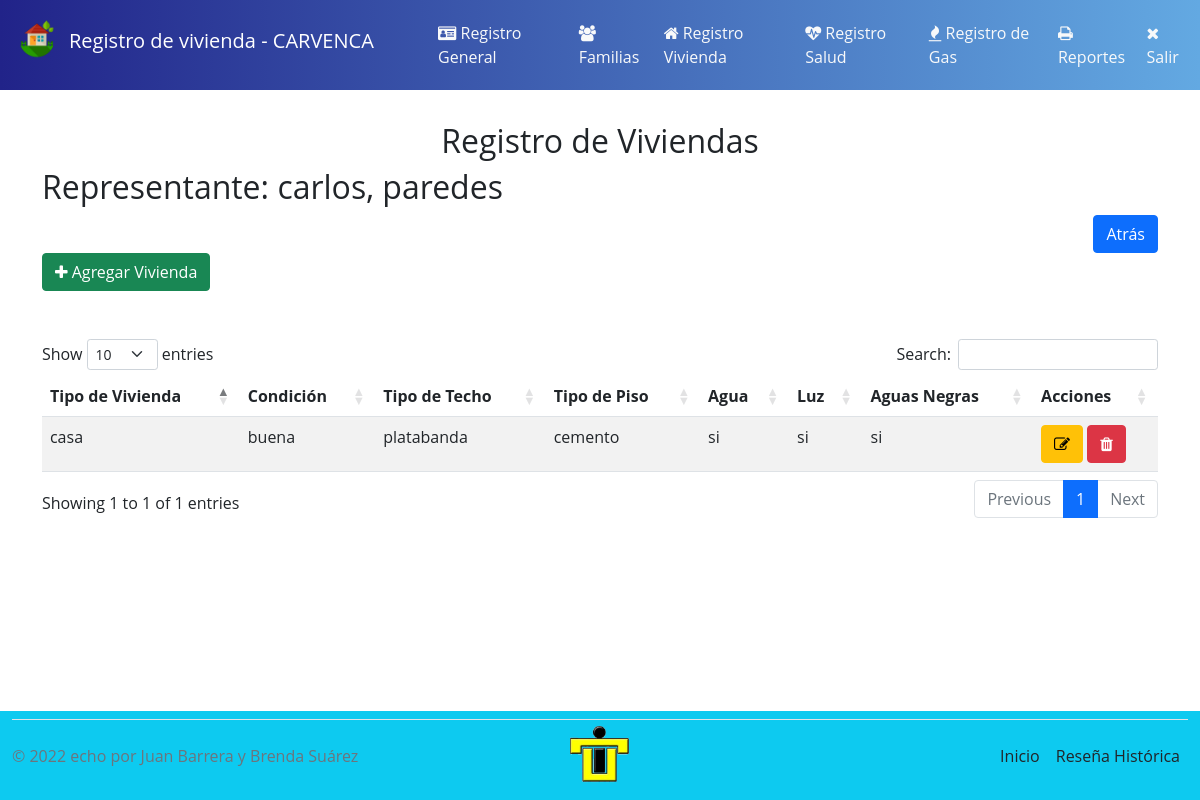
/vivienda.php?persona=13 (signed in), run on the app's committed database.
### tables this page shows
CREATE TABLE `general`  (
  `cedula` varchar(40) NOT NULL,
  `nombre` varchar(45) NOT NULL,
  `apellido` varchar(45) NOT NULL,
  `sexo` varchar(30) NOT NULL,
  `nacimiento` date NOT NULL,
  `edoCivil` varchar(40) NOT NULL,
  `telefono` int NOT NULL,
  `jefeFamilia` int NULL DEFAULT 0,
  PRIMARY KEY (`cedula`) USING BTREE
);

CREATE TABLE `vivienda`  (
  `NoVivienda` varchar(20) NOT NULL,
  `cedula` varchar(40) NOT NULL,
  `tipoVivienda` varchar(30) NOT NULL,
  `condicion` varchar(25) NOT NULL,
  `tipoTecho` varchar(25) NOT NULL,
  `tipoPiso` varchar(20) NOT NULL,
  `agua` varchar(30) NOT NULL,
  `luz` varchar(30) NOT NULL,
  `aguasNegras` varchar(20) NOT NULL,
  PRIMARY KEY (`NoVivienda`) USING BTREE,
  INDEX `cedulaVivienda`(`cedula` ASC) USING BTREE,
  CONSTRAINT `cedulaVivienda` FOREIGN KEY (`cedula`) REFERENCES `general` (`cedula`) ON DELETE CASCADE ON UPDATE CASCADE
);

### mostrar.php (called while the page is built, shortened)
<?Php
if ($tituloPagina == 'Viviendas') {
    include_once('conexion.php');
    $consultaPersona = "SELECT cedula, nombre, apellido FROM general WHERE cedula = $id";
    $resultadoPersona = mysqli_query($conexion, $consultaPersona);
    $consultaVivienda = "SELECT * FROM vivienda WHERE cedula = $id";
    $resultadoVivienda = mysqli_query($conexion, $consultaVivienda);
}

### vivienda.php (the view, shortened to what this page needs)
<?Php
include_once('header.php');
?>
<main>
    <div class="container separacion">
        <div class="row">
            <div class="col-lg-12 text-center">
                <h2>Registro de Viviendas</h2>
            </div>
        </div>
        <div class="row">
            <?Php
            if (!isset($_GET['persona'])) { ?>
                <form action="#" method="get">
                    <div class="container">
                        <div class="row">
                            <div class="col-lg-4">
                                <label for="persona" class="form-label">Representante de la Vivienda</label>
                            </div>
                            <div class="col-lg-6">
                                <select name="persona" id="persona" class="form-select mi-selector">
                                    <option></option>
                                    <?php
                                    while ($row = mysqli_fetch_array($resultado)) {
                                        $id = $row['cedula'];
                                        $nom = $row['nombre'];
                                        $apelli = $row['apellido'];
                                    ?>
                                        <option value="<?= $id ?>"><?= $id . " - ". $nom . " " . $apelli ?></option>
                                    <?php
                                    }
                                    mysqli_free_result($resultado);
                                    mysqli_close($conexion);
                                    ?>
                                </select>
                            </div>
                            <div class="col-lg-2">
                                <input type="submit" value="Ver Viviendas Asociadas" class="btn btn-success">
                            </div>
                        </div>
                    </div>
                </form>
            <?php
            } else {
                $tituloPagina = 'Viviendas';
                $id = $_GET['persona'];
                include_once('mostrar.php');
                $persona = mysqli_fetch_array($resultadoPersona);
                $nombres = $persona['nombre'] . ', ' . $persona['apellido'];
                echo "<h2>Representante: " . $nombres . " </h2>";
            ?>
                <div class="col-lg-12 text-end">
                    <a href="vivienda.php" class="btn btn-primary offset-lg-6">Atrás</a>
                </div>
                <div class="container">
                    <div class="row">
                        <div class="col-lg-8 mb-5">
                            <a href="nuevaVivienda.php?id=<?= $id ?>&new=1" class="btn btn-success" title="Agregar nueva vivienda"><i class="fa fa-plus"></i> Agregar Vivienda</a>
                        </div>
                        <div class="col-lg-12">
                            <?Php
                            $filas = mysqli_num_rows($resultadoVivienda);
                            if ($filas <= 0) {
                                echo "<h2 class='mt-4 p-3 text-black alert alert-warning' role='alert'> No Hay Registros Asociados a esta persona</h2>";
                            } else {
                            ?>
                                <table class="table table-striped display" id="viviendas">
                                    <thead>
                                        <tr>
                                            <th>Tipo de Vivienda</th>
                                            <th>Condición</th>
                                            <th>Tipo de Techo</th>
                                            <th>Tipo de Piso</th>
                                            <th>Agua</th>
                                            <th>Luz</th>
                                            <th>Aguas Negras</th>
                                            <th>Acciones</th>
                                        </tr>
                                    </thead>
                                    <?php
                                    while ($row = mysqli_fetch_array($resultadoVivienda)) {
                                        $id = $row['NoVivienda'];
                                        $cedula = $row['cedula'];
                                    ?>
                                        <tr>
                                            <td><?= $row['tipoVivienda'] ?></td>
                                            <td><?= $row['condicion'] ?></td>
                                            <td><?= $row['tipoTecho'] ?></td>
                                            <td><?= $row['tipoPiso'] ?></td>
                                            <td><?= $row['agua'] ?></td>
                                            <td><?= $row['luz'] ?></td>
                                            <td><?= $row['aguasNegras'] ?></td>
                                            <td>
                                                <a href="editarVivienda.php?edit=1&tipo=vivienda&id='<?= $id ?>'&persona=<?= $cedula ?>" class="btn btn-warning" title="Editar"><i class="fa fa-edit"></i></a>
                                                <a href="#" class="btn btn-danger" title="Borrar"><i class="fa fa-trash"></i></a>
                                            </td>
                                        </tr>
                                    <?php
                                    }
                                    ?>
                                </table>
                            <?Php
                            }
                            ?>
                        </div>
                    </div>
                </div>
            <?php
            }
            ?>
        </div>
    </div>
</main>
<?php include_once('footer.php'); ?>

### assets/css/estilos.css (style rules this page uses)
* { margin: 0; padding: 0; box-sizing: border-box; }
body { font-family: 'Open Sans', sans-serif; }
.separacion { margin-top: 2rem; }
.table { margin-top: 2em; margin-bottom: 2em; }
main { margin-bottom: 10%; }

### data on the page
general: nombres "carlos, paredes"
vivienda: tipoVivienda "casa", condicion "buena", tipoTecho "platabanda", tipoPiso "cemento", agua "si", luz "si", aguasNegras "si"

### other printed values
$tituloPagina "Registro de vivienda"
